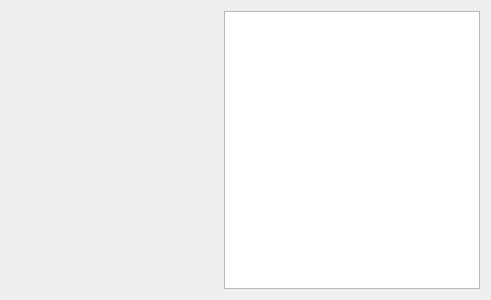
<?xml version="1.0" encoding="UTF-8"?>
<ui version="4.0">
 <class>PreviewDialog</class>
 <widget class="QDialog" name="PreviewDialog">
  <property name="geometry">
   <rect>
    <x>0</x>
    <y>0</y>
    <width>491</width>
    <height>300</height>
   </rect>
  </property>
  <property name="windowTitle">
   <string>Preview</string>
  </property>
  <layout class="QHBoxLayout" name="horizontalLayout">
   <item>
    <widget class="QWidget" name="idc_pvimg" native="true"/>
   </item>
   <item>
    <widget class="QTextEdit" name="idc_pvsrc">
     <property name="sizePolicy">
      <sizepolicy hsizetype="Fixed" vsizetype="Expanding">
       <horstretch>0</horstretch>
       <verstretch>0</verstretch>
      </sizepolicy>
     </property>
    </widget>
   </item>
  </layout>
 </widget>
 <resources/>
 <connections/>
</ui>
